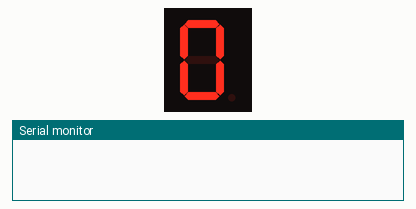
Recording of a sketch running on a simulated Arduino Uno, built with avr-gcc and run on an emulated ATmega328P. Shown: 1-digit seven-segment display, the last lines printed to the serial monitor. Wiring (inferred from the names in the program): 1-digit 7-segment display, segments lit when LOW: segments pin 6, pin 7, pin 4, pin 3, pin 2, pin 8, pin 9. The segment pins are drawn as the display they are named for.

Above: at 0.1 s.
At 1.1 s:
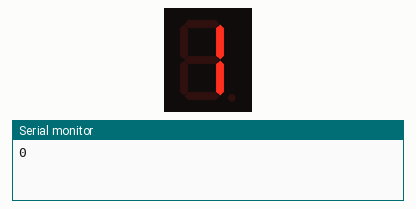
At 2.1 s:
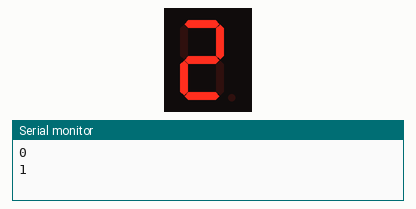
At 4.1 s:
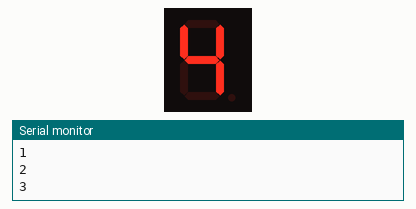
At 6.1 s:
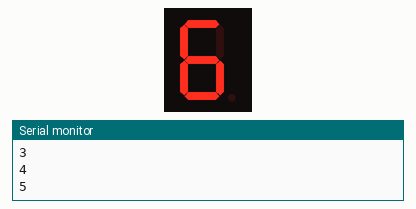
At 9.1 s:
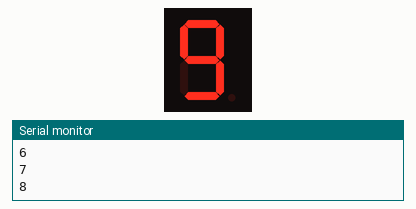

The sketch:

fantastic_trug1_1_.ino
```cpp
int pins[] = {6, 7, 4, 3, 2, 8, 9};

boolean numbers[10][7] = {

  {1, 1, 1, 1, 1, 1, 0},//0
  {0, 1, 1, 0, 0, 0, 0},//1
  {1, 1, 0, 1, 1, 0, 1},//2
  {1, 1, 1, 1, 0, 0, 1},//3
  {0, 1, 1, 0, 0, 1, 1},//4
  {1, 0, 1, 1, 0, 1, 1},//5
  {1, 0, 1, 1, 1, 1, 1},//6
  {1, 1, 1, 0, 0, 0, 0},//7
  {1, 1, 1, 1, 1, 1, 1},//8
  {1, 1, 1, 1, 0, 1, 1},//9

};

boolean anode = 0;
boolean cathode = 1;

//boolean mode = cathode;

void setup()
{
  Serial.begin(9600);
  for (int i = 0; i < 8; i++) {
    pinMode(pins[i], OUTPUT);
  }
}

void loop()
{
  for (int no = 0; no < 10; no++) {
    display(no, false);
    delay(1000);
    Serial.println(no);
  }
}
void display(int no, boolean dotv) {
  for (int i = 0; i < 7; i++) {
    if (numbers[no][i]) {
      digitalWrite(pins[i], 0);
    } else {
      digitalWrite(pins[i], 1);
    }
  }

  if (dotv) {
    digitalWrite(pins[7], 0);
  } else {
    digitalWrite(pins[7], 1);
  }
}
```

Measured:
- by itself, everything shown: repeats every 10.0 s, in 10 steps
- what the display in image 1 shows lasts 1.0 s, from 1.0 s to 2.0 s
